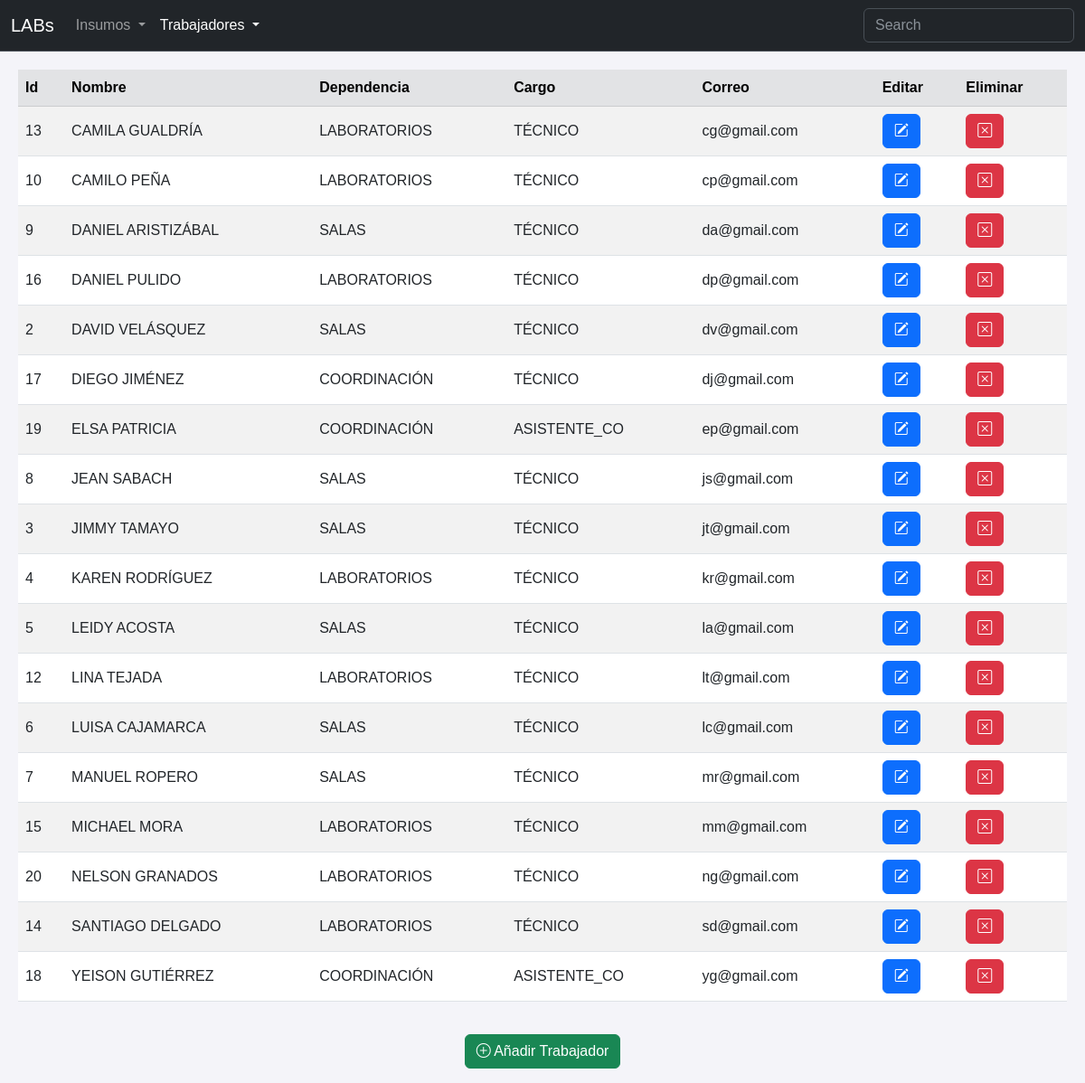
The page /workers on the database as committed earlier.
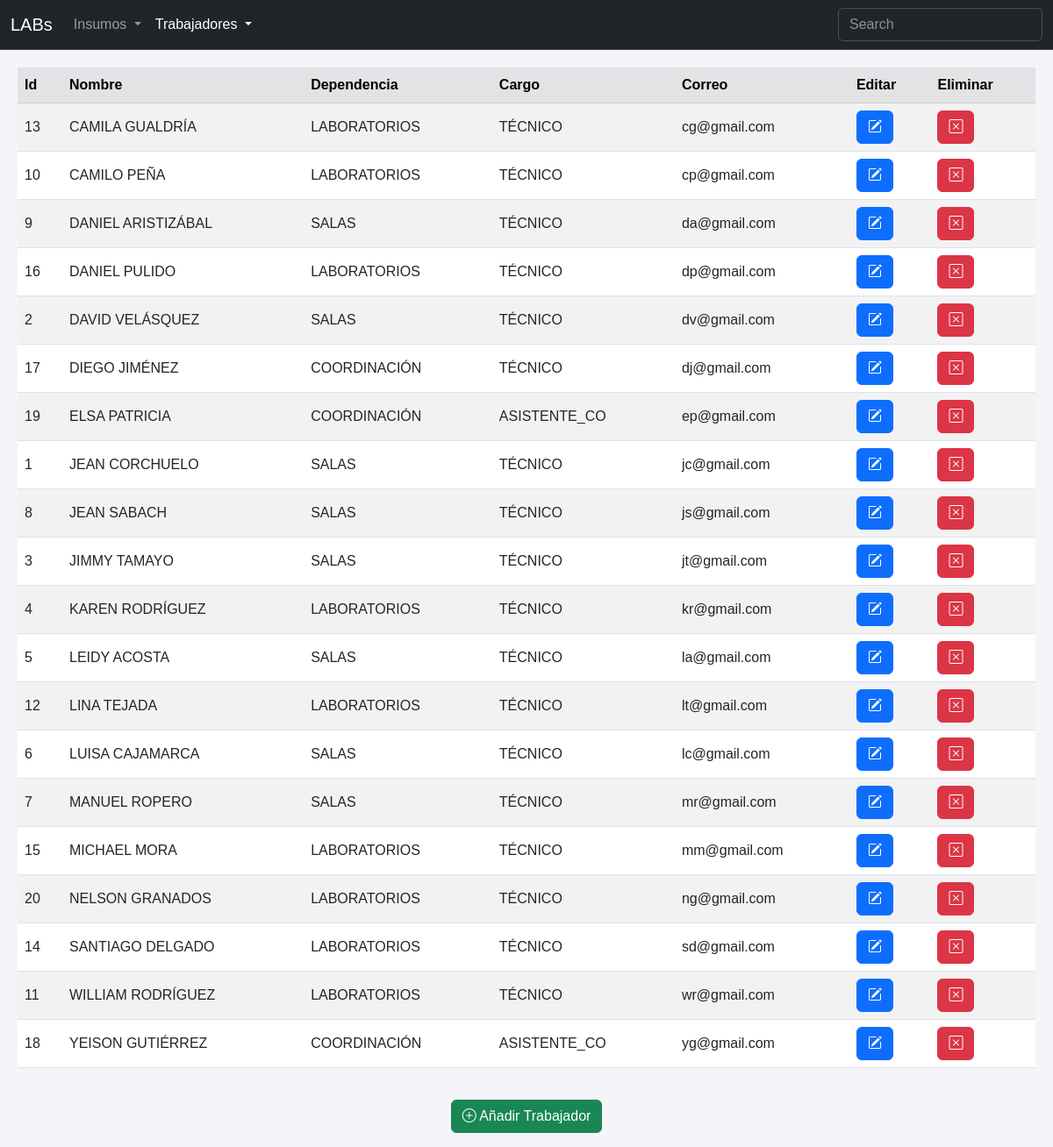
The same page on the database as committed later.
### tables this page shows
CREATE TABLE trabajadores (
    Trabajador_id INTEGER PRIMARY KEY,
    Activo BOOL NOT NULL,
    Nombre_Apellido TEXT NOT NULL,
    Dependencia TEXT NOT NULL,
    Cargo TEXT NOT NULL,
    Correo TEXT NOT NULL 
);

### app.py (the view)
@app.route('/workers')
def workers():
    conn = sqlite3.connect('inventario.db')
    cursor = conn.cursor()
    workers = cursor.execute('''
    SELECT * FROM trabajadores
    WHERE Activo = TRUE;
    ''').fetchall()
    conn.close()
    colums_worker = ["id","activo","nombre","dependencia","cargo","correo"]
    workers_dict = [dict(zip(colums_worker, row)) for row in workers]
    workers_dict = sorted(workers_dict, key=lambda x: x['nombre'])
    return render_template('workers.html', workers=workers_dict)

### templates/workers.html (shortened to what this page needs)
<!DOCTYPE html>
<html>
<head>
    <link rel="stylesheet" href="https://cdn.jsdelivr.net/npm/bootstrap-icons@1.11.3/font/bootstrap-icons.min.css">
    <link href="https://cdn.jsdelivr.net/npm/bootstrap@5.3.0/dist/css/bootstrap.min.css" rel="stylesheet">
    <link href="https://cdn.datatables.net/2.2.1/css/dataTables.dataTables.css" rel="stylesheet">
    <link rel="stylesheet" href="{{ url_for('static', filename='styles.css') }}">
</head>
<body>
    <nav class="navbar navbar-expand-sm bg-dark border-bottom border-body" data-bs-theme="dark">
        <div class="container-fluid">
            <a class="navbar-brand" href="#">LABs</a>
            <div class="collapse navbar-collapse" id="navbarNav">
                <ul class="navbar-nav">
                    <li class="nav-item dropdown">
                        <a class="nav-link dropdown-toggle" href="#" role="button" data-bs-toggle="dropdown" aria-expanded="false">
                            Insumos
                        </a>
                    </li>
                    <li class="nav-item dropdown">
                        <a class="nav-link dropdown-toggle active" aria-current="page" href="#" role="button" data-bs-toggle="dropdown" aria-expanded="false">
                            Trabajadores
                        </a>
                    </li>
                </ul>
                <form class="d-flex ms-auto" role="search">
                    <input class="form-control" id="searchFilter" type="search" placeholder="Search" aria-label="Search">
                </form>
            </div>
        </div>
    </nav>
    <div class="table-responsive">
        <table class="table table-striped table-hover align-middle" id="workers-table">
            <thead class="table-secondary">
                <tr>
                    <th>Id</th>
                    <th>Nombre</th>
                    <th>Dependencia</th>
                    <th>Cargo</th>
                    <th>Correo</th>
                    <th>Editar</th>
                    <th>Eliminar</th>
                </tr>
            </thead>
            <tbody>
                {% for worker in workers %}
                    <tr>
                        <td>{{ worker.id }}</td>
                        <td>{{ worker.nombre }}</td>
                        <td>{{ worker.dependencia }}</td>
                        <td>{{ worker.cargo }}</td>
                        <td>{{ worker.correo }}</td>
                        <td>
                            <button type="button" class="btn btn-primary"
                            data-bs-toggle="modal"
                            data-bs-target="#editModal"
                            data-bs-id="{{ worker.id }}"
                            data-bs-name="{{ worker.nombre }}"
                            data-bs-branch="{{ worker.dependencia }}"
                            data-bs-position="{{ worker.cargo }}"
                            data-bs-email="{{ worker.correo }}">
                            <i class="bi bi-pencil-square"></i>
                        </button>
                        <td>
                            <button type="button" class="btn btn-danger"
                            data-bs-toggle="modal"
                            data-bs-target="#deleteModal"
                            data-bs-id="{{ worker.id }}"
                            data-bs-name="{{ worker.nombre }}">
                            <i class="bi bi-x-square"></i>
                        </button>
                        </td>
                    </tr>
                {% endfor %}
            </tbody>
        </table>
    </div>
    <div class="container mb-3 text-center">
        <div class="row justify-content-center">
            <div class="col">
                <button type="button" class="btn btn-success"
                data-bs-toggle="modal"
                data-bs-target="#addModal">
                    <i class="bi bi-plus-circle"></i>
                    Añadir Trabajador
                </button>
            </div>
        </div>
    </div>
</body>
</html>

Rows that differ between the two databases and show on the page:
now on this page (row edited): trabajadores: id "1", nombre "JEAN CORCHUELO", dependencia "SALAS", cargo "TÉCNICO", correo "jc@gmail.com"
now on this page (row edited): trabajadores: id "11", nombre "WILLIAM RODRÍGUEZ", dependencia "LABORATORIOS", cargo "TÉCNICO", correo "wr@gmail.com"
